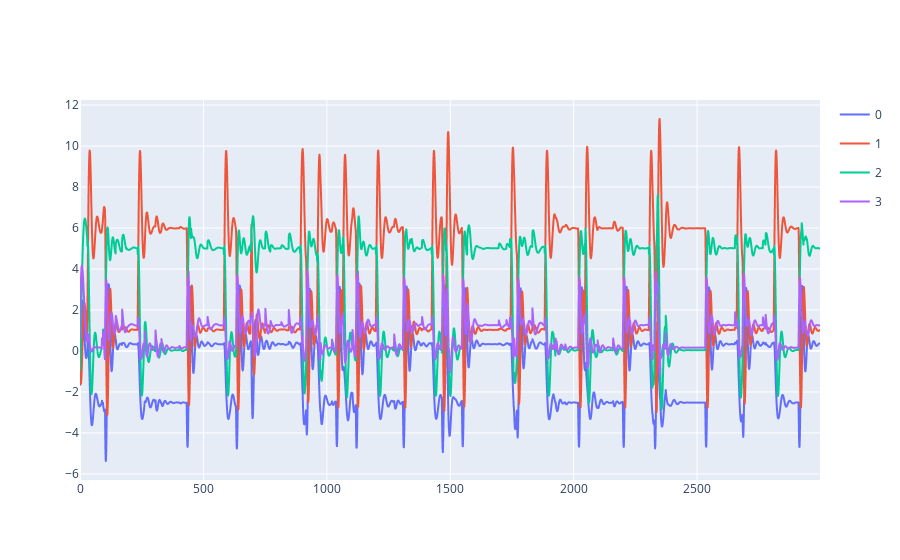

Notebook code for this chart:
### Code cell
util.plotting(X2.T)

### Figure 1 — Plotly figure (JSON) as saved in the notebook; plotly's stock layout.template omitted (floating-point values rounded to 4 significant figures; data arrays with more than 128 entries replaced by an {"elided": "..."} marker saying what was removed)
{"data": [{"hovertemplate": "variable=0<br>index=%{x}<br>value=%{y}<extra></extra>", "legendgroup": "0", "line": {"color": "#636efa", "dash": "solid"}, "marker": {"symbol": "circle"}, "mode": "lines", "name": "0", "showlegend": true, "type": "scattergl", "x": {"elided": "2999 int values"}, "xaxis": "x", "y": {"elided": "2999 float values"}, "yaxis": "y"}, {"hovertemplate": "variable=1<br>index=%{x}<br>value=%{y}<extra></extra>", "legendgroup": "1", "line": {"color": "#EF553B", "dash": "solid"}, "marker": {"symbol": "circle"}, "mode": "lines", "name": "1", "showlegend": true, "type": "scattergl", "x": {"elided": "2999 int values"}, "xaxis": "x", "y": {"elided": "2999 float values"}, "yaxis": "y"}, {"hovertemplate": "variable=2<br>index=%{x}<br>value=%{y}<extra></extra>", "legendgroup": "2", "line": {"color": "#00cc96", "dash": "solid"}, "marker": {"symbol": "circle"}, "mode": "lines", "name": "2", "showlegend": true, "type": "scattergl", "x": {"elided": "2999 int values"}, "xaxis": "x", "y": {"elided": "2999 float values"}, "yaxis": "y"}, {"hovertemplate": "variable=3<br>index=%{x}<br>value=%{y}<extra></extra>", "legendgroup": "3", "line": {"color": "#ab63fa", "dash": "solid"}, "marker": {"symbol": "circle"}, "mode": "lines", "name": "3", "showlegend": true, "type": "scattergl", "x": {"elided": "2999 int values"}, "xaxis": "x", "y": {"elided": "2999 float values"}, "yaxis": "y"}], "layout": {"title": {}}}
